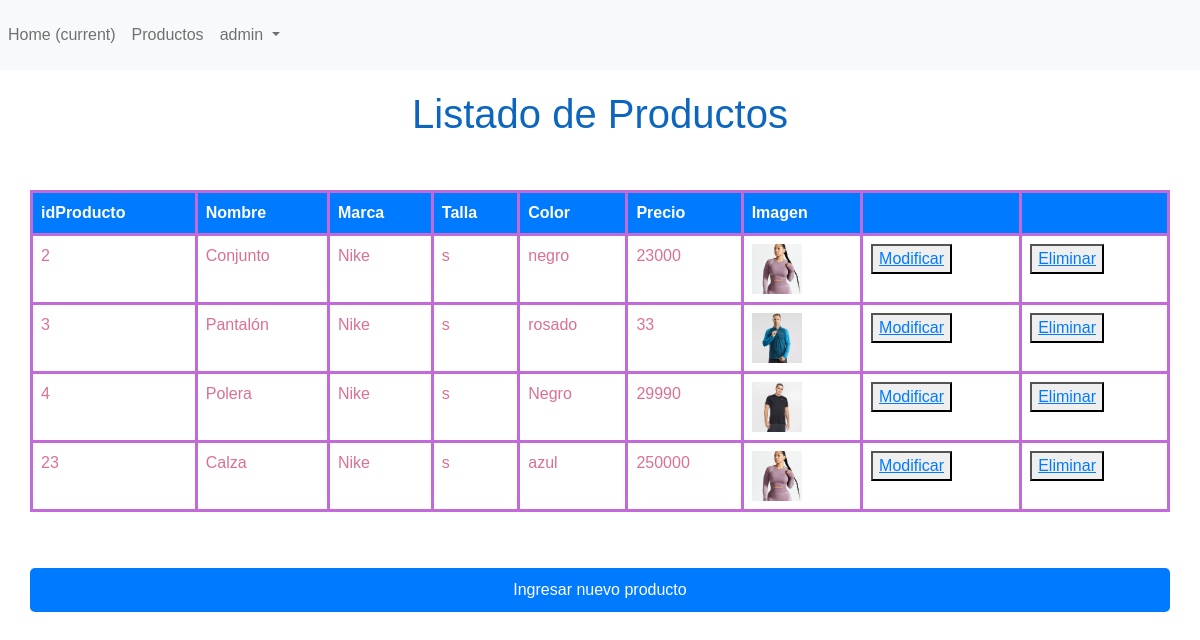
The app's page /productos/productosList (signed in) with its own data.
### productos/models.py (models this page shows, shortened)
class producto(models.Model):
    id_prod          = models.CharField(primary_key=True, max_length=10)
    nombre_prod      = models.CharField(max_length=20)
    id_marca         = models.ForeignKey('Marca',on_delete=models.CASCADE, db_column='idMarca')
    id_talla         = models.ForeignKey('Talla',on_delete=models.CASCADE, db_column='idTalla')
    color            = models.CharField(max_length=20)
    precio           = models.IntegerField()
    imagen           = models.ImageField(upload_to="productos", null=True)

class Marca(models.Model):
    id_marca  = models.AutoField(db_column='idMarca', primary_key=True)
    marca     = models.CharField(max_length=20, blank=False, null=False)
    def __str__(self):
        return str(self.marca)

class Talla(models.Model):
    id_talla  = models.AutoField(db_column='idTalla', primary_key=True)
    talla     = models.CharField(max_length=20, blank=False, null=False)
    def __str__(self):
        return str(self.talla)

### productos/views.py (the view)
# urls.py: path('productosList', views.productosList, name='productosList'),
def productosList(request):
    productos = producto.objects.all()
    context={
        'productos' : productos
    }
    return render(request, 'productos/productosList.html',context)

### productos/context_processor.py (called while the page is built)
def total_carrito(request):
    total = 0
    if request.user.is_authenticated:
        if "carrito" in request.session.keys():
            for key, value in request.session["carrito"].items():
                total += int(value["acumulado"])
    return {"total_carrito": total}

### productos/templates/productos/productosList.html (shortened to what this page needs)
<!DOCTYPE html>
{% load static %}
<html lang="en">
<head>
    <link href="https://cdn.jsdelivr.net/npm/bootstrap@5.1.3/dist/css/bootstrap.min.css" rel="stylesheet"
>
    <link rel="stylesheet" href="{% static 'productos/css/lista.css' %}">
    <link rel="stylesheet" href="{% static 'prodcutos/css/style.css' %}">
</head>
<body>
    <nav class="navbar navbar-expand-lg navbar-light bg-light">
      <div class="collapse navbar-collapse" id="navbarNavDropdown">
        <ul class="navbar-nav">
          <li class="nav-item active">
            <a class="nav-link" href="{% url 'home' %}">Home <span class="sr-only">(current)</span></a>
          </li>
          <li class="nav-item">
            <a class="nav-link" href="{% url 'productosList' %}">Productos</a>
          </li>
          <li class="nav-item dropdown">
            <a class="nav-link dropdown-toggle" href="#" role="button" data-toggle="dropdown" aria-expanded="false">
              {% if user.is_authenticated %}
              {{user.username}}
              {% else %}
                <a href="{% url 'login' %}"></a>
            {% endif %}
            </a>
          </li>
        </ul>
      </div>
    </nav>
    <div class="container">
        <div class="row">
            <h1>Listado de Productos</h1>
        </div>
        <br>
        <div class="row mb-3">
            <table class="table table-bordered" id="productos">
                <thead class="table-dark">
                    <tr>
                        <th scope="col">idProducto</th>
                        <th scope="col">Nombre</th>
                        <th scope="col">Marca</th>
                        <th scope="col">Talla</th>
                        <th scope="col">Color</th>
                        <th scope="col">Precio</th>
                        <th scope="col">Imagen</th>
                        <th scope="col"></th>
                        <th scope="col"></th>
                    </tr>
                </thead>
                {% for auxPro in productos %}
                <tr>
                    <td>{{auxPro.id_prod}}</td>
                    <td>{{auxPro.nombre_prod}}</td>
                    <td>{{auxPro.id_marca}}</td>
                    <td>{{auxPro.id_talla}}</td>
                    <td>{{auxPro.color}}</td>
                    <td>{{auxPro.precio}}</td>
                    {% if auxPro.imagen %}
                    <td><img src="{{auxPro.imagen.url}}" alt="no disponible" style="height: 50px;"></td>
                    {% endif %}
                    <td><button type="button"><a href="{% url 'productosEdit' pk=auxPro.id_prod %}">Modificar</a></button></td>
                    <td><button type="button"><a href="{% url 'productosDel' pk=auxPro.id_prod %}">Eliminar</a></button></td>
                </tr>
                {% endfor %}
            </table>
        </div>
        <br>
        <div class="row">
          <a class="button" href="{% url 'productosAdd' %}">Ingresar nuevo producto</a>
        </div>
    </div>
</body>
</html>

### productos/static/productos/css/lista.css (style rules this page uses)
.navbar { background-color: #343a40; }
.navbar-nav .nav-link { color: #fff; }
.container { margin-top: 20px; }
h1 { text-align: center; }
.table { margin-top: 20px; }
.table th { color: #fff; background-color: #007bff; border-color: rgb(194, 106, 218); border-width: 3px; }
.table td { color: palevioletred; border-color: rgb(194, 106, 218); border-width: 3px; }
a { color: #007bff; }
.button { display: inline-block; background-color: #007bff; color: #fff; padding: 10px 20px; border-radius: 5px; text-decoration: none; transition: background-color 0.3s ; text-align: center; }

### productos/static/productos/css/style.css (style rules this page uses)
* { box-sizing: border-box; font-family: sans-serif; }
body { background-image: url('fondo.jpg'); }
.container h1 { text-align: center; color: #0d66be; }
.nav-item a { padding: 15px; }

### records on screen
producto: id_prod "2", nombre_prod "Conjunto", id_marca "Nike", id_talla "s", color "negro", precio "23000", imagen (picture)
producto: id_prod "3", nombre_prod "Pantalón", id_marca "Nike", id_talla "s", color "rosado", precio "33", imagen (picture)
producto: id_prod "4", nombre_prod "Polera", id_marca "Nike", id_talla "s", color "Negro", precio "29990", imagen (picture)
producto: id_prod "23", nombre_prod "Calza", id_marca "Nike", id_talla "s", color "azul", precio "250000", imagen (picture)

### other values on screen
{{ user.username }} "admin"
